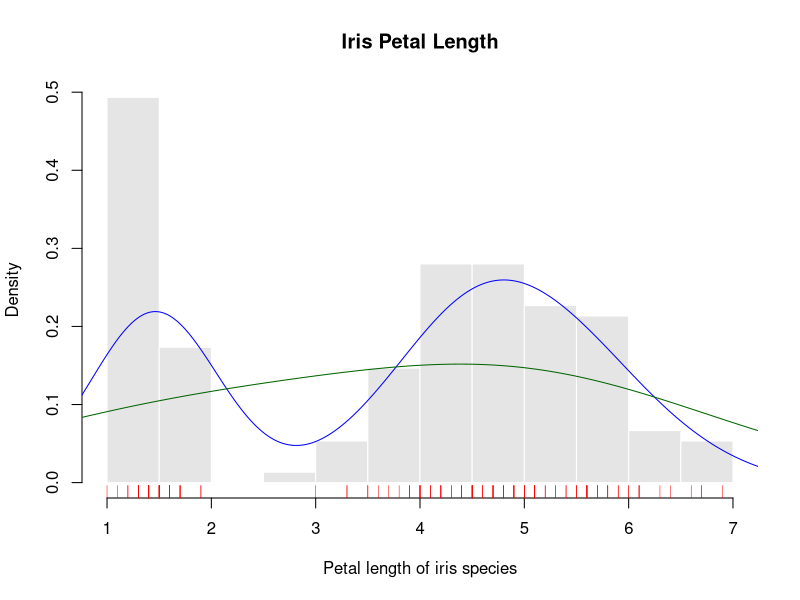
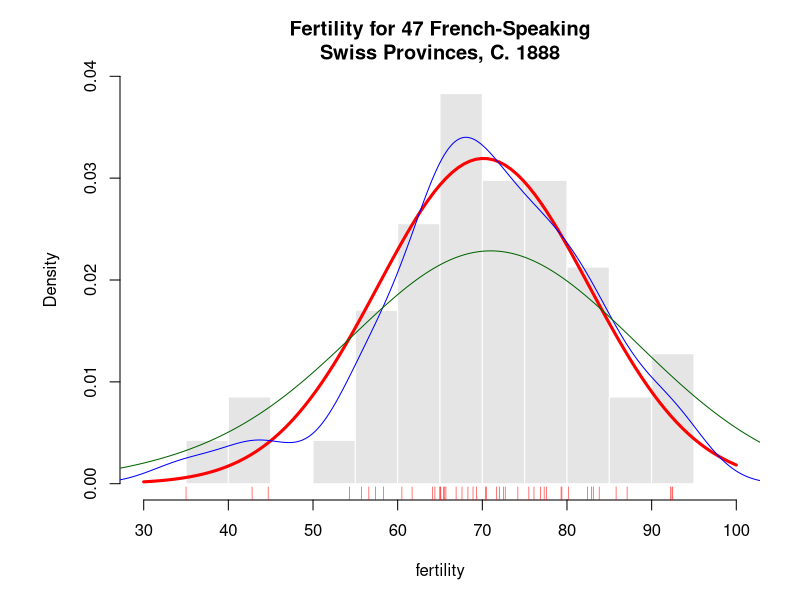

These charts were generated, in order, by the following R code:
# Script to overlay the plots, showing histogram and overlay the normal distribution, kernel density distribution and rug in histogram
# Swiss Fertility and Socioeconomic Indicators (1888) Data, from datasets package
# Standardized fertility measure and socio-economic indicators for each of 47 French-speaking provinces of Switzerland at about 1888.

require("datasets")
?swiss
data("swiss")

fertility <- swiss$Fertility

# Initial parameters to export the graph as png file

png("HistogramWithCurve.png",
    width = 888,
    height = 571)
	
par(oma = c(1, 1, 1, 1))
par(mar = c(4, 5, 2, 1))


# Plot1: Histogram
h <- hist(fertility,
          probability = TRUE,
          ylim = c(0, 0.04),
          xlim = c(30, 100),
          breaks = 11,
          col = "#E5E5E5",
          border = 0,
          main = "Fertility for 47 French-Speaking\nSwiss Provinces, C. 1888")

# Plot2: Normal Curve (if Prob = TRUE), overlaying over histogram, however by generating box plot we can find if the data is distributed evenly or not

curve(dnorm(x, mean = mean(fertility), sd = sd(fertility)),
      col = "red",
      lwd = 3,
      add = TRUE)

# Plot 3 & 4: Kernel Density lines (if Prob = TRUE)

lines(density(fertility), col = "Blue")	# simple density curve over plotted histogram
lines(density(fertility, adjust = 3), col = "darkgreen")	# density function adjusted for making the curve smooth

# Plot 5: Rug (lineplot under histogram)
rug(fertility, col = "red")

dev.off()  # turn of the png file

# Another example for overlayed curves, generated on the Edgar Anderson's Iris Data from datasets package

# This famous (Fisher's or Anderson's) iris data set gives the measurements in centimeters of the variables sepal length and width and petal length and width, respectively, for 50 flowers from each of 3 species of iris. The species are Iris setosa, versicolor, and virginica.

# generating the histogram
h <- hist(iris$Petal.Length,
          probability = TRUE,
          # ylim = c(0, 0.04),
          # xlim = c(0, 8),
          breaks = 12,
          col = "#E5E5E5",
          border = 0,
          main = "Iris Petal Length",
          xlab = "Petal length of iris species")

# Plot 2 & 3: Kernel Density lines (if Prob = TRUE)
lines(density(iris$Petal.Length), col = "Blue")
lines(density(iris$Petal.Length, adjust = 3), col = "darkgreen")

# Plot 4: Rug (Lineplot under histogram)
rug(iris$Petal.Length, col = "red")

rm(list = ls())		# to clear out the working environment
